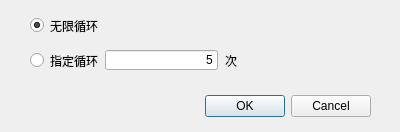
<?xml version="1.0" encoding="UTF-8"?>
<ui version="4.0">
 <class>DialogJili</class>
 <widget class="QDialog" name="DialogJili">
  <property name="geometry">
   <rect>
    <x>0</x>
    <y>0</y>
    <width>400</width>
    <height>132</height>
   </rect>
  </property>
  <property name="windowTitle">
   <string>循环激励</string>
  </property>
  <property name="windowIcon">
   <iconset resource="appresource.qrc">
    <normaloff>:/images/resource/img/jili.png</normaloff>:/images/resource/img/jili.png</iconset>
  </property>
  <widget class="QDialogButtonBox" name="buttonBox">
   <property name="geometry">
    <rect>
     <x>30</x>
     <y>90</y>
     <width>341</width>
     <height>32</height>
    </rect>
   </property>
   <property name="orientation">
    <enum>Qt::Horizontal</enum>
   </property>
   <property name="standardButtons">
    <set>QDialogButtonBox::Cancel|QDialogButtonBox::Ok</set>
   </property>
  </widget>
  <widget class="QRadioButton" name="radioButton">
   <property name="geometry">
    <rect>
     <x>30</x>
     <y>15</y>
     <width>89</width>
     <height>21</height>
    </rect>
   </property>
   <property name="text">
    <string>无限循环</string>
   </property>
   <property name="checked">
    <bool>true</bool>
   </property>
  </widget>
  <widget class="QRadioButton" name="radioButton_2">
   <property name="geometry">
    <rect>
     <x>30</x>
     <y>50</y>
     <width>89</width>
     <height>21</height>
    </rect>
   </property>
   <property name="text">
    <string>指定循环</string>
   </property>
  </widget>
  <widget class="QLineEdit" name="lineEdit">
   <property name="geometry">
    <rect>
     <x>105</x>
     <y>50</y>
     <width>113</width>
     <height>20</height>
    </rect>
   </property>
   <property name="text">
    <string>5</string>
   </property>
   <property name="alignment">
    <set>Qt::AlignRight|Qt::AlignTrailing|Qt::AlignVCenter</set>
   </property>
  </widget>
  <widget class="QLabel" name="label">
   <property name="geometry">
    <rect>
     <x>225</x>
     <y>50</y>
     <width>54</width>
     <height>21</height>
    </rect>
   </property>
   <property name="text">
    <string>次</string>
   </property>
  </widget>
 </widget>
 <resources>
  <include location="appresource.qrc"/>
 </resources>
 <connections>
  <connection>
   <sender>buttonBox</sender>
   <signal>accepted()</signal>
   <receiver>DialogJili</receiver>
   <slot>accept()</slot>
   <hints>
    <hint type="sourcelabel">
     <x>248</x>
     <y>254</y>
    </hint>
    <hint type="destinationlabel">
     <x>157</x>
     <y>274</y>
    </hint>
   </hints>
  </connection>
  <connection>
   <sender>buttonBox</sender>
   <signal>rejected()</signal>
   <receiver>DialogJili</receiver>
   <slot>reject()</slot>
   <hints>
    <hint type="sourcelabel">
     <x>316</x>
     <y>260</y>
    </hint>
    <hint type="destinationlabel">
     <x>286</x>
     <y>274</y>
    </hint>
   </hints>
  </connection>
 </connections>
</ui>
